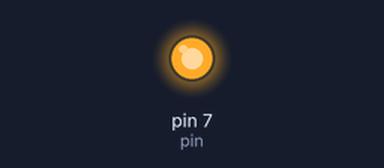
Bench run of a program on a simulated Raspberry Pi (header pin numbers). Parts: output pins drawn as LEDs (lit = HIGH). What the program prints to the terminal is not drawn. At 2.2 s the program stops and its outputs stay as they are.

Above: at 0.1 s.
At 0.3 s:
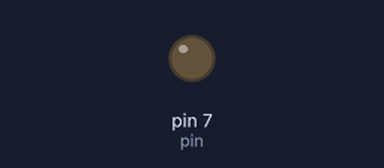
Timing chart, 0 to 3.0 s (numbered marks = the images above):
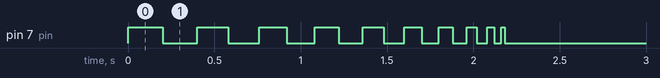

The program:

demo.py
```python
import RPi.GPIO as GPIO
import time

GPIO.setmode(GPIO.BOARD)
pin = 7
GPIO.setup(pin, GPIO.OUT, initial=GPIO.LOW)

try:
    i = 10
    while i > 0:
        print(i)
        secs = i * 0.02
        GPIO.output(pin, GPIO.HIGH)
        time.sleep(secs)
        GPIO.output(pin, GPIO.LOW)
        time.sleep(secs)
        i-=1
finally:
    GPIO.output(pin, GPIO.LOW)
    GPIO.cleanup()
```

Measured:
- by itself, pin 7 (pin): repeats every 0.38 s: LOW 0.20 s, HIGH 0.18 s, until it stays LOW from 2.2 s
